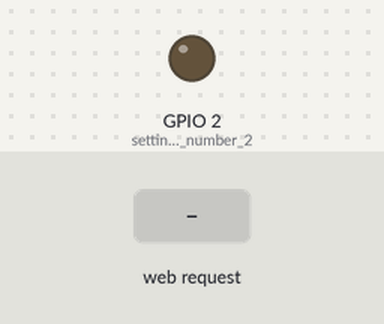
This sketch was run on a simulated ESP32. Shown: output pins drawn as LEDs (lit = HIGH). Inputs (shaded band) come from the test bench.

Above: at 1.2 s.
1.3 s: HTTP request GET /turn-on received
At 2.2 s:
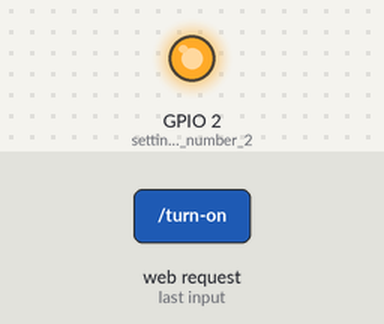
2.8 s: HTTP request GET /turn-off received
At 3.3 s:
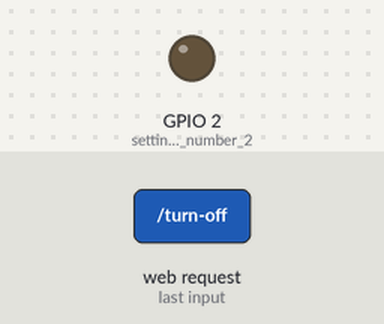
Timing chart, 0 to 5.8 s (numbered marks = the images above; inputs shaded):
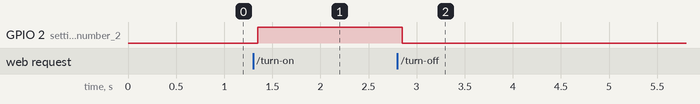

The sketch:

sketch_jan13b.ino
```cpp
#include "WiFi.h"                             // including the Wifi library
#include "ESPAsyncWebServer.h"                // including the Web server library

/*
 * Here we declare the ssid (the name of the hotspot created by ESP32) and it's password.
 * Make sure to set the ssid as something unique for your team.
 */
const char* ssid = "esp32-wifi@{AGGREGOR}";
const char* password = "WAAH_KYA_BAAT_HAI";

AsyncWebServer server(80);                    // creating the webserver here

void setup(){
  pinMode(2, OUTPUT);                         // setting the pin number 2 as an output pin

  WiFi.softAP(ssid, password);                // creates a WiFi hotspot on ESP32

  /*
   * After this we can start adding some code to control the ESP32.
   * We can make requests to the server through a webpage and make it perform different tasks.
   */

  server.on("/turn-on", HTTP_GET, [](AsyncWebServerRequest *request){
    // the following code runs whenever we receive a "turn-on" request from the webpage

    digitalWrite(2, HIGH);                    // sets the voltage of pin 2 as high, turning on the LED light on ESP32
    request->send_P(200, "text/plain", "");
  });

  server.on("/turn-off", HTTP_GET, [](AsyncWebServerRequest *request){
    // the following code runs whenever we recieve a "turn-off" request from the webpage

    digitalWrite(2, LOW);                     // sets the voltage of pin 2 as low, turning off the LED light on ESP32
    request->send_P(200, "text/plain", "");
  });

  server.begin();                             // starts the web server
}

void loop() {
}
```

Measured:
- after the input at 1.3 s, GPIO 2 (setting_the_pin_number_2): LOW → HIGH after 0.05 s
- after the input at 2.8 s, GPIO 2 (setting_the_pin_number_2): HIGH → LOW after 0.05 s
